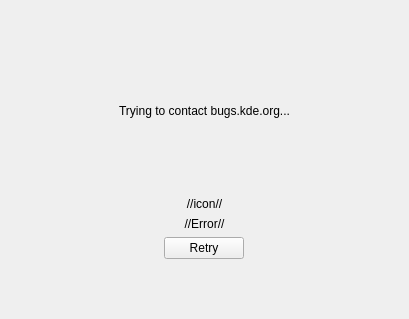
<?xml version="1.0" encoding="UTF-8"?>
<ui version="4.0">
 <class>BugzillaVersionPage</class>
 <widget class="QWidget" name="BugzillaVersionPage">
  <property name="geometry">
   <rect>
    <x>0</x>
    <y>0</y>
    <width>409</width>
    <height>319</height>
   </rect>
  </property>
  <layout class="QVBoxLayout" name="verticalLayout">
   <item>
    <widget class="QWidget" name="busyWidget" native="true">
     <layout class="QVBoxLayout" name="verticalLayout_2">
      <item>
       <spacer name="verticalSpacer">
        <property name="orientation">
         <enum>Qt::Vertical</enum>
        </property>
        <property name="sizeHint" stdset="0">
         <size>
          <width>20</width>
          <height>40</height>
         </size>
        </property>
       </spacer>
      </item>
      <item>
       <widget class="KBusyIndicatorWidget" name="kbusyindicatorwidget">
        <property name="minimumSize">
         <size>
          <width>64</width>
          <height>64</height>
         </size>
        </property>
       </widget>
      </item>
      <item>
       <widget class="QLabel" name="label">
        <property name="text">
         <string>Trying to contact bugs.kde.org...</string>
        </property>
        <property name="alignment">
         <set>Qt::AlignCenter</set>
        </property>
       </widget>
      </item>
      <item>
       <spacer name="verticalSpacer_2">
        <property name="orientation">
         <enum>Qt::Vertical</enum>
        </property>
        <property name="sizeHint" stdset="0">
         <size>
          <width>20</width>
          <height>40</height>
         </size>
        </property>
       </spacer>
      </item>
     </layout>
    </widget>
   </item>
   <item>
    <widget class="QWidget" name="errorWidget" native="true">
     <layout class="QVBoxLayout" name="verticalLayout_3">
      <item>
       <spacer name="verticalSpacer_3">
        <property name="orientation">
         <enum>Qt::Vertical</enum>
        </property>
        <property name="sizeHint" stdset="0">
         <size>
          <width>20</width>
          <height>40</height>
         </size>
        </property>
       </spacer>
      </item>
      <item>
       <widget class="QLabel" name="errorIconLabel">
        <property name="text">
         <string notr="true">//icon//</string>
        </property>
        <property name="alignment">
         <set>Qt::AlignCenter</set>
        </property>
       </widget>
      </item>
      <item>
       <widget class="QLabel" name="errorLabel">
        <property name="sizePolicy">
         <sizepolicy hsizetype="Minimum" vsizetype="Minimum">
          <horstretch>0</horstretch>
          <verstretch>0</verstretch>
         </sizepolicy>
        </property>
        <property name="text">
         <string notr="true">//Error//</string>
        </property>
        <property name="alignment">
         <set>Qt::AlignCenter</set>
        </property>
        <property name="wordWrap">
         <bool>true</bool>
        </property>
       </widget>
      </item>
      <item>
       <layout class="QHBoxLayout" name="horizontalLayout">
        <item>
         <widget class="QPushButton" name="retryButton">
          <property name="sizePolicy">
           <sizepolicy hsizetype="Maximum" vsizetype="Fixed">
            <horstretch>0</horstretch>
            <verstretch>0</verstretch>
           </sizepolicy>
          </property>
          <property name="text">
           <string extracomment="@action:button retry talking to api if it failed before">Retry</string>
          </property>
          <property name="icon">
           <iconset theme="view-refresh">
            <normaloff>.</normaloff>.</iconset>
          </property>
         </widget>
        </item>
       </layout>
      </item>
      <item>
       <spacer name="verticalSpacer_4">
        <property name="orientation">
         <enum>Qt::Vertical</enum>
        </property>
        <property name="sizeHint" stdset="0">
         <size>
          <width>20</width>
          <height>40</height>
         </size>
        </property>
       </spacer>
      </item>
     </layout>
    </widget>
   </item>
  </layout>
 </widget>
 <customwidgets>
  <customwidget>
   <class>KBusyIndicatorWidget</class>
   <extends>QWidget</extends>
   <header>kbusyindicatorwidget.h</header>
  </customwidget>
 </customwidgets>
 <resources/>
 <connections/>
</ui>
